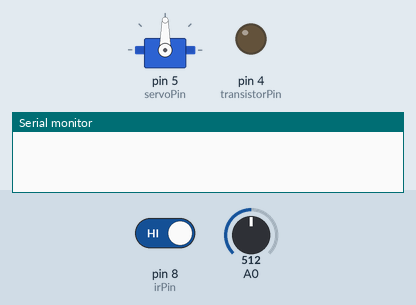
Recording of a sketch running on a simulated Arduino Uno, built with avr-gcc and run on an emulated ATmega328P. Parts: servo, output pins drawn as LEDs (lit = HIGH), the last lines printed to the serial monitor. Dashed ring = blinking. The inputs (shaded band) are chosen by the test bench; at power-on: pin 8 (irPin) HIGH, A0 = 512.

Above: at 1.2 s.
1.3 s: pin 8 (irPin) driven LOW
At 4.2 s:
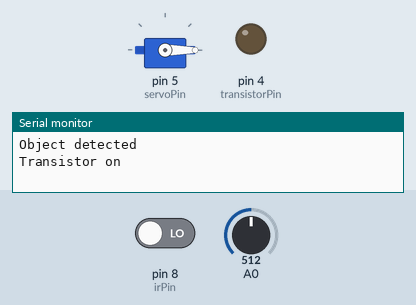
4.3 s: A0 set to 0
At 5.2 s:
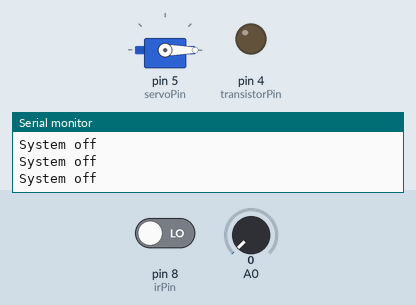
6.2 s: A0 set to 29
9.2 s: A0 set to 34
At 9.6 s:
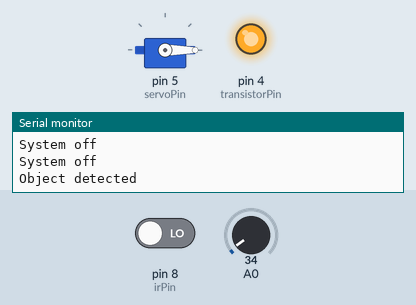
12.2 s: A0 set to 306
At 13.69 s:
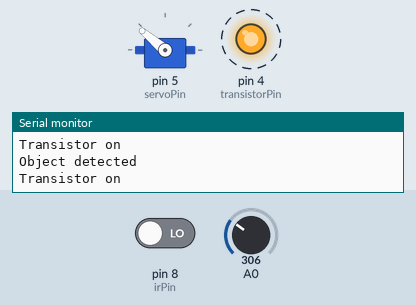
15.2 s: A0 set to 1023
Timing chart, 0 to 19.2 s (numbered marks = the images above; inputs shaded):
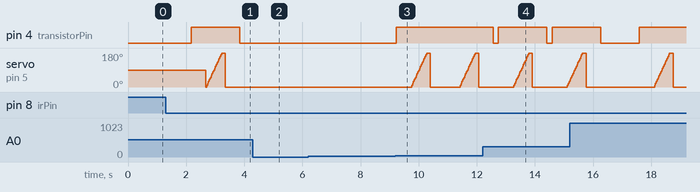

Measured:
- the behaviour switches between 31 and 32 on A0 (found by bisection; images 2 and 3)
- after the input at 1.3 s, pin 4 (transistorPin): LOW → HIGH after 0.88 s, → LOW 1.7 s later
- after the input at 4.3 s, pin 4 (transistorPin): stays LOW (without the input it goes to HIGH after 0.05 s); servo on pin 5 (servoPin): stays 0° (without the input it goes to 10° after 0.58 s)
- after the input at 9.2 s, pin 4 (transistorPin): LOW → HIGH at once; servo on pin 5 (servoPin): ramps from 0° to 180° and jumps back, once every 1.7 s
- after the input at 12.2 s, pin 4 (transistorPin): alternates HIGH for 1.7 s and LOW for 0.17 s, starting after 0.37 s

The sketch:

AES_Code_20200516.ino
```cpp
#include <Servo.h>
Servo myservo;  // create servo object to control a servo

#define potPin 2 // analog pin
#define irPin 8 // digital input
#define servoPin 5 // PWM pin
#define transistorPin 4 // digital output

int maxTime = 3000; // longest time interval between IR reads (ms)
int minTime = 1350; // shortest time interval between IR reads (ms)
int servoSpeed = 30; // control servo speed
unsigned long time_now = millis();
int potDelay;

void setup() {
  Serial.begin(9600);
  pinMode(irPin, INPUT_PULLUP); // IR sensor input
  pinMode(transistorPin, OUTPUT); // transistor output
  myservo.attach(servoPin);
}

void loop() {
  int potDelay = analogRead(0); // read delay
  potDelay = map(potDelay, 0, 1023, minTime, maxTime) ; // map delay to time scale

  if (potDelay <= minTime + 50) { // do nothing (potentiometer was set off)
    Serial.println("System off");
  }
  else if ((millis() > (time_now + potDelay)) && !digitalRead(irPin)) { // delay satisfied and object present
    time_now = millis(); // only need to use potDelay if device just sprayed
    Serial.println("Object detected");

    digitalWrite(transistorPin, HIGH); // turn on transistor, allow current through servo
    // wiring up the transistor pin makes the motor buzz but not move. Decreasing the base voltage from ~5/3 hasn't helped either
    delay(500); // reach steady state transistor performance

    Serial.println("Transistor on");
    for (int pos = 0; pos <= 180; pos += 10) { //for loop that move the motor from 0 to 180
      myservo.write(pos);
      delay(servoSpeed); // control speed
    }
    delay(100);
    myservo.write(0); // move the motor back to 0 without delay
    delay(500);

    digitalWrite(transistorPin, LOW); // cut off on transistor, block current through servo
  }
}
```
